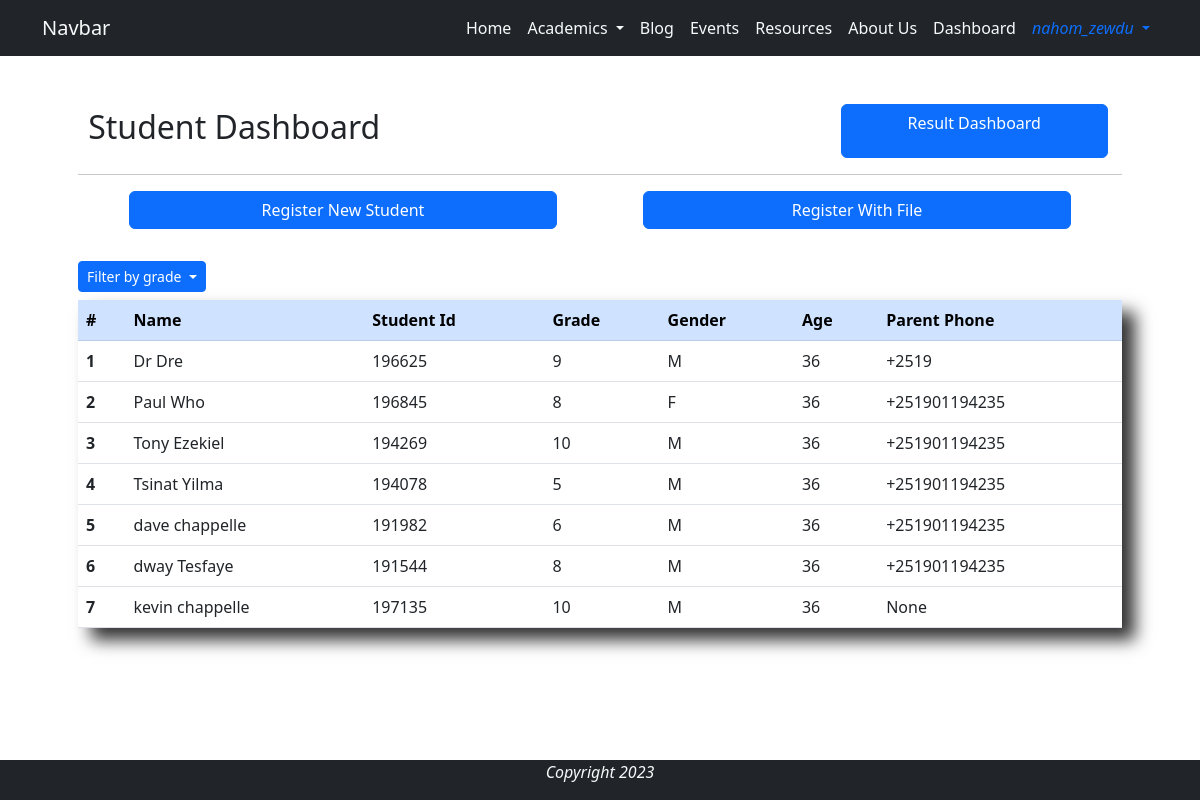
The app's page /student_dashboard/all (signed in) with its own data.
### base/models.py (models this page shows, shortened)
class Student(models.Model):
    GENDER_CHOICES = [
        ('M', 'Male'),
        ('F', 'Female')
    ]
    GRADE_CHOICES = [
        ('5', 'Grade 5'),
        ('6', 'Grade 6'),
        ('7', 'Grade 7'),
        ('8', 'Grade 8'),
        ('9', 'Grade 9'),
        ('10', 'Grade 10'),
    ]
    user = models.OneToOneField(User, on_delete=models.CASCADE, verbose_name='Student')
    name = models.CharField(max_length=44, null=True, blank=True)
    image = models.ImageField(null=True, blank=True, upload_to='profile/', default='user.jpg')
    student_id = models.CharField(max_length=6, unique=True, editable=False)
    grade = models.CharField(max_length=2, choices=GRADE_CHOICES, null=False, blank=False)
    age = models.IntegerField(null=False, blank=False)
    gender = models.CharField(max_length=6, choices=GENDER_CHOICES, null=False, blank=False)
    parent_phone = models.CharField(max_length=20, null=True, blank=True)

### base/views.py (the view)
# urls.py: path('student_dashboard/<str:grade>', views.student_dashboard, name='student_dashboard'),
@login_required
@user_passes_test(lambda user: user.is_staff)
def student_dashboard(request, grade='all'):
    students = Student.objects.filter(grade=grade)
    if grade == 'all':
        students = Student.objects.all()
    students = students.order_by('name')
    context = {
        'students': students,
    }
    return render(request, 'dashboard/student_dashboard.html', context)

### base/templates/dashboard/student_dashboard.html (shortened to what this page needs)
{% extends 'base/base.html' %}
{% load static %}
{% block content %}
<div class="container p-5">
    <div class="row d-flex justify-content-around">
        <h2 class="p-1 col-8">Student Dashboard</h2>
        <a href="{% url 'base:result_dashboard' 'all' %}" class="col-3 btn btn-primary mx-2">Result Dashboard</a>
    </div>
    <hr>
    <div class="row mb-4 mx-2 justify-content-around">
        <a href="{% url 'base:student_register' %}" class="col-5 btn btn-primary mx-2">Register New Student</a>
        <a href="{% url 'base:student_register_with_file' %}" class="col-5 btn btn-primary mx-2">Register With File</a>
    </div>
    <div class="btn-group my-2">
        <button class="btn btn-primary btn-sm dropdown-toggle" type="button" data-bs-toggle="dropdown" aria-expanded="false">
          Filter by grade
        </button>
    </div>
    <div class="shadow-xlg">
        <table class="table">
            <thead class="table-primary">
            <tr>
                <th scope="col">#</th>
                <th scope="col">Name</th>
                <th scope="col">Student Id</th>
                <th scope="col">Grade</th>
                <th scope="col">Gender</th>
                <th scope="col">Age</th>
                <th scope="col">Parent Phone</th>
            </tr>
            </thead>
            <tbody>
                {% for student in students %}
                    <tr class="dashboard-row" href="{% url 'base:student_update' student.student_id %}">
                        <th scope="row">{{ forloop.counter }}</th>
                        <td>{{ student.name }}</td>
                        <td>{{ student.student_id }}</td>
                        <td>{{ student.grade }}</td>
                        <td>{{ student.gender }}</td>
                        <td>{{ student.age }}</td>
                        <td>{{ student.parent_phone }}</td>
                    </tr>
                {% endfor %}
            </tbody>
        </table>
    </div>
</div>
{% endblock %}

### base/templates/base/navigation.html (shortened to what this page needs)
<nav class="navbar sticky-top navbar-expand-lg bg-dark">
    <div class="container">
        <a class="navbar-brand text-light" href="{% url 'base:home' %}">Navbar</a>
        <div class="collapse navbar-collapse justify-content-end" id="navbarNav">
            <ul class="navbar-nav">
                <li class="nav-item">
                    <a class="nav-link text-light active text-light" aria-current="page" href="{% url 'base:home' %}">Home</a>
                </li>
                <li class="nav-item dropdown">
                    <a class="nav-link dropdown-toggle text-light" href="#" role="button" data-bs-toggle="dropdown" aria-expanded="false">
                    Academics
                    </a>
                </li>
                <li class="nav-item" data-bs-toggle="tooltip"  data-bs-placement="bottom" data-bs-title="Coming Soon...">
                    <a class="nav-link text-light" href="#">Blog</a>
                </li>
                <li class="nav-item">
                    <a class="nav-link text-light" href="#">Events</a>
                </li>
                <li class="nav-item">
                    <a class="nav-link text-light" href="#">Resources</a>
                </li>
                <li class="nav-item">
                    <a class="nav-link text-light" href="#">About Us</a>
                </li>
                {% if user.is_staff %}
                <li class="nav-item">
                    <a class="nav-link text-light" href="{% url 'base:dashboard' %}">Dashboard</a>
                </li>
                {% endif %}
                {% if user.is_authenticated %}
                    <li class="nav-item dropdown">
                        <a class="nav-link text-primary dropdown-toggle" href="#" role="button" data-bs-toggle="dropdown" aria-expanded="false">
                            <i class="fa fa-user" aria-hidden="true"> {{user.username}} </i>
                        </a>
                    </li>
                {% endif %}
            </ul>
        </div>
    </div>
</nav>

### base/static/css/style.css (style rules this page uses)
.shadow-xlg { box-shadow: 13px 12px 16px rgba(0, 0, 0, 0.8) }
.navbar-nav .nav-link { transition: 1s; }
.dashboard-row th { transition: background-color 0.2s ease-in; }
.dashboard-row td { transition: background-color 0.4s ease-in; }

### records on screen
Student: name "Dr Dre", student_id "196625", grade "9", gender "M", age "36", parent_phone "+2519"
Student: name "Paul Who", student_id "196845", grade "8", gender "F", age "36", parent_phone "+251901194235"
Student: name "Tony Ezekiel", student_id "194269", grade "10", gender "M", age "36", parent_phone "+251901194235"
Student: name "Tsinat Yilma", student_id "194078", grade "5", gender "M", age "36", parent_phone "+251901194235"
Student: name "dave chappelle", student_id "191982", grade "6", gender "M", age "36", parent_phone "+251901194235"
Student: name "dway Tesfaye", student_id "191544", grade "8", gender "M", age "36", parent_phone "+251901194235"
Student: name "kevin chappelle", student_id "197135", grade "10", gender "M", age "36", parent_phone "None"

### other values on screen
{{ user.username }} "nahom_zewdu"
